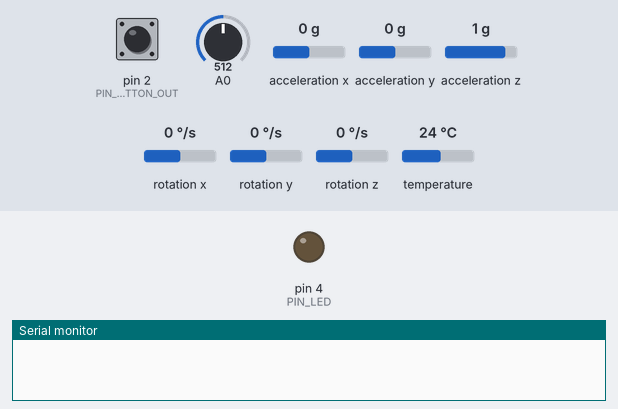
This sketch was run on a simulated Arduino Uno, built with avr-gcc and run on an emulated ATmega328P. Shown: output pins drawn as LEDs (lit = HIGH), the last lines printed to the serial monitor. Dashed ring = blinking. Inputs (shaded band) come from the test bench; at power-on: A0 = 512, pin 2 (PIN_BUTTON_OUT) HIGH, acceleration x 0 g, acceleration y 0 g, acceleration z 1 g, rotation x 0 °/s, rotation y 0 °/s, rotation z 0 °/s, temperature 24 °C. The modem accepts every AT command (registered, SIM ready, sends succeed) and sends nothing else.

Above: at 1.2 s.
1.3 s: A0 set to 212
3.0 s: A0 set to 193
At 3.9 s:
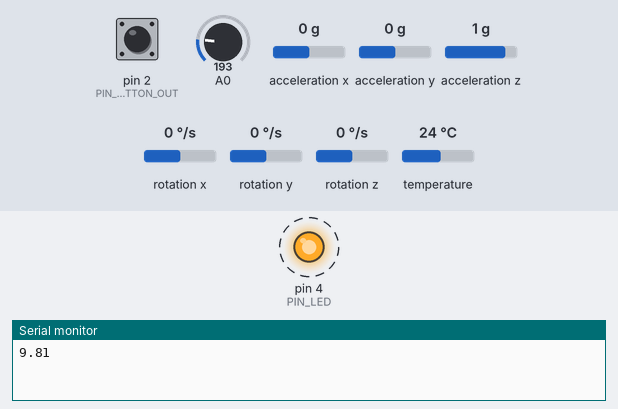
Timing chart, 0 to 12.0 s (numbered marks = the images above; inputs shaded):
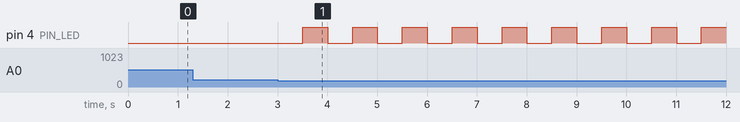

Measured:
- the behaviour switches between 201 and 200 on A0 (found by bisection; images 0 and 1)
- after the input at 1.3 s, every drawn part: stays the same
- after the input at 3.0 s, pin 4 (PIN_LED): alternates HIGH for 0.50 s and LOW for 0.50 s, starting after 0.51 s

The sketch:

wearable.ino
```cpp
// -------------------------------------
// This code runs on the wearable device
// -------------------------------------
#include "definitions.cpp"
#include <Adafruit_MPU6050.h>
#include <Adafruit_Sensor.h>
#include <Wire.h>
#include <SoftwareSerial.h>

// Compiler constants
#define INDEV

// ADAFRUIT library instance
Adafruit_MPU6050 mpu;

// BlueTooth instance
SoftwareSerial BT(8,9);

// Represents the state of the device.
// @type Wearable_State
Wearable_State state = AWAITING;
bool LED_FLASH_STATE = false;

// Let us define all the input/output pins defined.
const int PIN_BUTTON_OUT = 2;
const int PIN_LED = 4;

// Setup function;
// Runs when the arduino starts up.
void setup() {
    // Set the pin modes;
    pinMode(PIN_BUTTON_OUT, INPUT_PULLUP);
    pinMode(PIN_LED, OUTPUT);

    // Attach the interrupts;
    attachInterrupt(digitalPinToInterrupt(PIN_BUTTON_OUT), buttonIsPressed, FALLING);

    // Initialize Serial output
    Serial.begin(19200);

    // Run hardware initialization functions
    initMPU();
    initBLE();

    BT.println("AT");
}

// Loops
void loop() {

    switch(state) {

        case AWAITING:
            // get the MPU data
            detectAcceleration();
        break;

        case ALERTED:
            if(LED_FLASH_STATE) {
                digitalWrite(PIN_LED, HIGH);
                LED_FLASH_STATE = false;
            } else {
                digitalWrite(PIN_LED, LOW);
                LED_FLASH_STATE = true;
            }

            delay(500);
        break;

    }

//    delay(50);

}

void detectAcceleration() {

    float detectionThreshold = 11.0f;
    // When in development, use the potentiometer to determine the deceleration threshold.
    #ifdef INDEV
        int sensorValue = analogRead(A0);
        float fraction = (1.0f / 1024.0f) * (float)sensorValue;
        detectionThreshold = fraction * 50.0f;
    #endif

    sensors_event_t a, g, temp;

    mpu.getEvent(&a, &g, &temp);

    float accelerationZ = a.acceleration.z;

    if(accelerationZ > detectionThreshold) {
        Serial.println(accelerationZ);
        initAlertedState();
    }

}

// Initializes the MPU library for reading.
void initMPU() {
    if(!mpu.begin()) {
        Serial.println("MPU sensor was not detected. Please check the connections and restart the device.");
        return;
    }

    // Initialize the MPU class instance.
    mpu.setAccelerometerRange(MPU6050_RANGE_8_G);
    mpu.setGyroRange(MPU6050_RANGE_500_DEG);
    mpu.setFilterBandwidth(MPU6050_BAND_21_HZ);
}

void initBLE() {
    BT.begin(9600);
}

// When either the button is pressed or a fall is detected, initialize the alerted state;
void initAlertedState() {
    state = ALERTED;

    // Send the BT ACTIVATE command to the docking station
    BT.println('1');
}

void deactivateAlert() {
    state = AWAITING;
    digitalWrite(PIN_LED, LOW);

    // Send the BT CANCEL command to the docking station
    BT.println('0');
}

// buttonIsPressed() is activated by an interrupt on the PIN_BUTTON_OUT port.
// Should activate/deactive the alert mechanism.
//      TODO: Activation/Deactivation sometimes gets triggered within the same tick/couple of ticks.
//      solution: implement timer.
void buttonIsPressed() {

    switch (state) {

        // When AWAITING, should activate the emergency signal loop.
        case AWAITING:
            initAlertedState();
        break;

        case ALERTED:
            deactivateAlert();
        break;

    }

}
```

definitions.cpp
```cpp
// This file contains all the definitions, like constants and enums;

// Holds the state of the wearable.
enum Wearable_State {
    AWAITING = 0,
    ALERTED = 1,
    DEAD = 404
};
```
